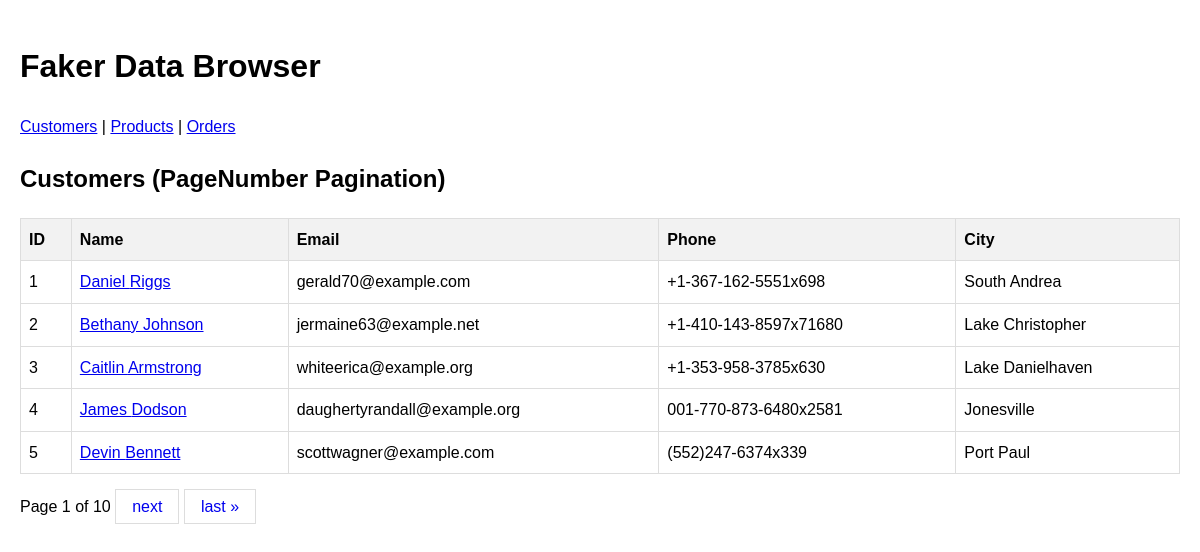
Page /api/customers/ on the committed database.
### api/models.py (models this page shows, shortened)
class Customer(models.Model):
    first_name = models.CharField(max_length=100)
    last_name = models.CharField(max_length=100)
    email = models.EmailField(unique=True)
    phone = models.CharField(max_length=20)
    address = models.TextField()
    city = models.CharField(max_length=100)
    state = models.CharField(max_length=100)
    zip_code = models.CharField(max_length=20)
    created_at = models.DateTimeField(auto_now_add=True)
    updated_at = models.DateTimeField(auto_now=True)

### api/views.py (the view)
def customer_list(request):
    customers = Customer.objects.all().order_by('id')
    page = request.GET.get('page', 1)
    paginator = Paginator(customers, 5)  # 5 items per page
    try:
        customers = paginator.page(page)
    except PageNotAnInteger:
        customers = paginator.page(1)
    except EmptyPage:
        customers = paginator.page(paginator.num_pages)
    return render(request, 'api/customer_list.html', {'customers': customers})

### api/templates/api/customer_list.html (shortened to what this page needs)
{% extends 'api/base.html' %}
{% block content %}
    <h2>Customers (PageNumber Pagination)</h2>
    <table>
        <thead>
            <tr>
                <th>ID</th>
                <th>Name</th>
                <th>Email</th>
                <th>Phone</th>
                <th>City</th>
            </tr>
        </thead>
        <tbody>
            {% for customer in customers %}
            <tr>
                <td>{{ customer.id }}</td>
                <td><a href="{% url 'customer-detail' customer.id %}">{{ customer.first_name }} {{ customer.last_name }}</a></td>
                <td>{{ customer.email }}</td>
                <td>{{ customer.phone }}</td>
                <td>{{ customer.city }}</td>
            </tr>
            {% endfor %}
        </tbody>
    </table>
    <div class="pagination">
        <span class="current">
            Page {{ customers.number }} of {{ customers.paginator.num_pages }}
        </span>
        {% if customers.has_next %}
            <a href="?page={{ customers.next_page_number }}">next</a>
            <a href="?page={{ customers.paginator.num_pages }}">last &raquo;</a>
        {% endif %}
    </div>
{% endblock %}

### api/templates/api/base.html (style rules this page uses)
body { font-family: Arial, sans-serif; line-height: 1.6; margin: 0; padding: 20px; }
.pagination { margin: 20px 0; }
.pagination a { padding: 8px 16px; text-decoration: none; border: 1px solid #ddd; }
table { border-collapse: collapse; width: 100%; }
th, td { border: 1px solid #ddd; padding: 8px; text-align: left; }
th { background-color: #f2f2f2; }

### rows in the picture
Customer: id "1", first_name "Daniel", last_name "Riggs", email "gerald70@example.com", phone "+1-367-162-5551x698", city "South Andrea"
Customer: id "2", first_name "Bethany", last_name "Johnson", email "jermaine63@example.net", phone "+1-410-143-8597x71680", city "Lake Christopher"
Customer: id "3", first_name "Caitlin", last_name "Armstrong", email "whiteerica@example.org", phone "+1-353-958-3785x630", city "Lake Danielhaven"
Customer: id "4", first_name "James", last_name "Dodson", email "daughertyrandall@example.org", phone "001-770-873-6480x2581", city "Jonesville"
Customer: id "5", first_name "Devin", last_name "Bennett", email "scottwagner@example.com", phone "(552)247-6374x339", city "Port Paul"

### other values in the picture
{{ customers.number }} "1"
{{ customers.paginator.num_pages }} "10"
